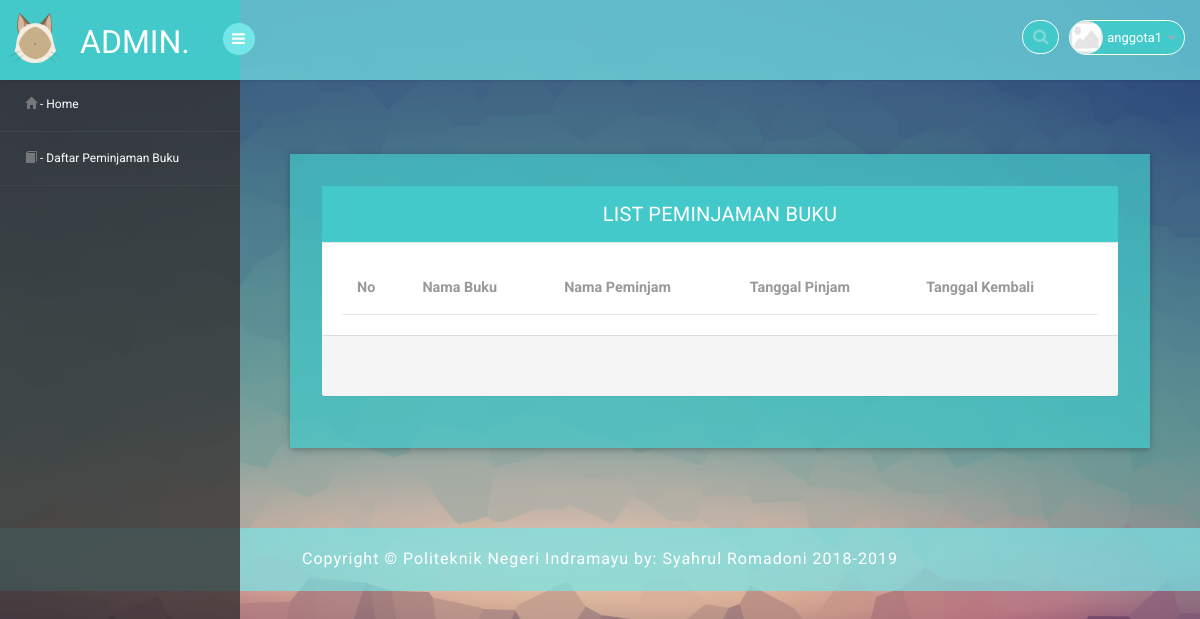
/2/media.php?page=daftar_peminjaman_buku (signed in), run on an earlier commit of the app's database.
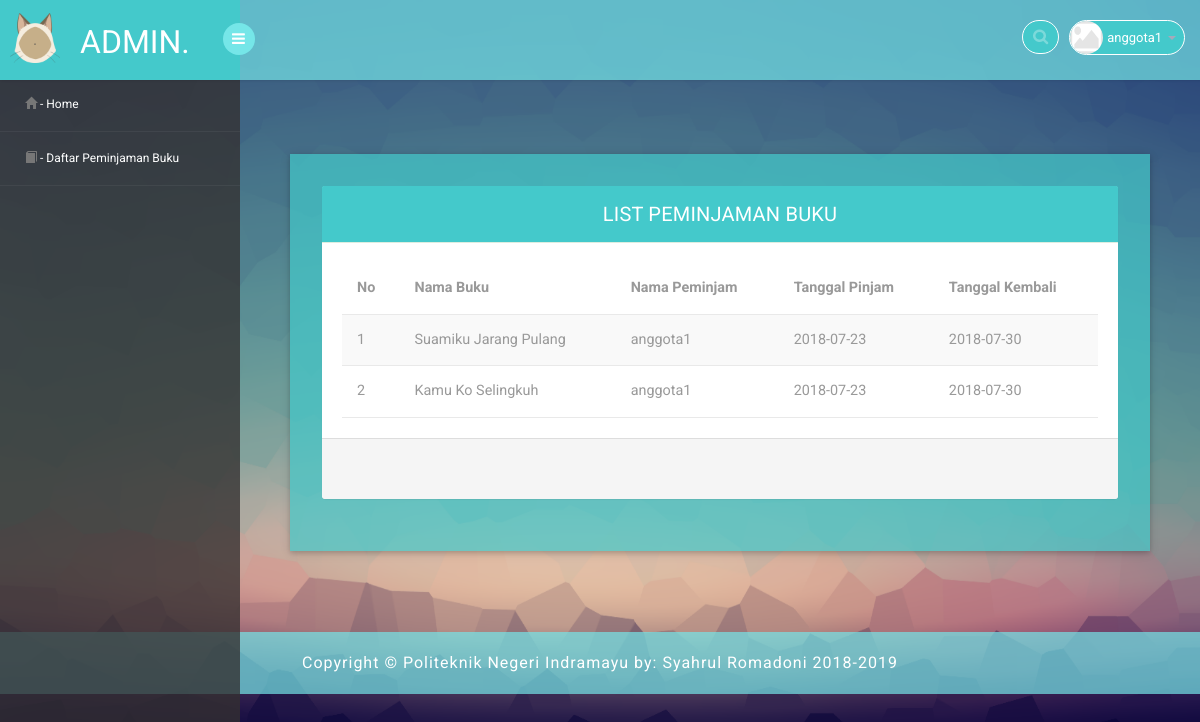
And on a later commit of the database.
### tables this page shows
CREATE TABLE `peminjaman` (
  `id` int(11) NOT NULL,
  `id_buku` int(11) NOT NULL,
  `id_anggota` int(11) NOT NULL,
  `tanggal_pinjam` date NOT NULL,
  `tanggal_kembali` date NOT NULL
);

CREATE TABLE `buku` (
  `id` int(11) NOT NULL,
  `nama` varchar(255) NOT NULL,
  `tahun_terbit` year(4) DEFAULT NULL,
  `id_penulis` int(11) DEFAULT NULL,
  `id_penerbit` int(11) DEFAULT NULL,
  `id_kategori` int(11) DEFAULT NULL,
  `sinopsis` text,
  `sampul` varchar(255) DEFAULT NULL,
  `berkas` varchar(255) DEFAULT NULL
);

CREATE TABLE `anggota` (
  `id` int(11) NOT NULL,
  `nama` varchar(255) NOT NULL,
  `alamat` varchar(255) DEFAULT NULL,
  `telepon` varchar(50) DEFAULT NULL,
  `email` varchar(50) DEFAULT NULL,
  `status_aktif` int(11) DEFAULT '0'
);

### 2/halaman/mod_peminjaman_buku/daftar_peminjaman_buku.php (the view, shortened to what this page needs)
<head>
</head>
<?php
    include "../config/koneksi.php";
    $ida = $_SESSION['iduser'];
?>
<div class="row">
	<div class="panel-body">
		<div class="col-md-12 w3ls-graph">
			<div class="agileinfo-grap">
				<div class="panel panel-default">
					<div class="panel-heading">List Peminjaman Buku</div>
					    <div class="table-responsive sr">
					      <table id="anggota" class="table table-striped b-t b-light">
					        <thead>
					          <tr>
					          	<th>No</th>
								<th>Nama Buku</th>
								<th>Nama Peminjam</th>
								<th>Tanggal Pinjam</th>
								<th>Tanggal Kembali</th>
					          </tr>
					        </thead>
					        <tbody>
					        	<?php
									$query  = "SELECT * FROM peminjaman WHERE id_anggota='$ida'";
									$hasil  = mysqli_query($conn, $query);
									$tampil = mysqli_num_rows($hasil);
									$i = 1;
									if ( $tampil> 0) {
									    while ( $data = mysqli_fetch_assoc($hasil)) {
								?>
								<tr>
									<td><?php echo $i++ ?></td>
									<?php
										$data1 = mysqli_query($conn, "SELECT * FROM buku WHERE id='$data[id_buku]'");
										$id    = mysqli_fetch_array($data1);
										$mp1   = $id['nama'];
									?>
									<td><?php echo $mp1; ?></td>
									<?php
										$data1 = mysqli_query($conn, "SELECT * FROM anggota WHERE id='$data[id_anggota]'");
										$id    = mysqli_fetch_array($data1);
										$mp2   = $id['nama'];
									?>
									<td><?php echo $mp2; ?></td>
									<td><?php echo $data['tanggal_pinjam']; ?></td>
									<td><?php echo $data['tanggal_kembali']; ?></td>
					        	</tr>
					           	<?php
                                    }
                                }
                                ?>
					        </tbody>
					      </table>
					    </div>
					<footer class="panel-footer">
					  	<div class="row">
					  	</div>
					</footer>
				</div>
			</div>
		</div>
	</div>
</div>

### 2/media.php (shortened to what this page needs)
<?php
if($_SESSION['login']==0){
  header('location:../logout.php');
}
else{
if (empty($_SESSION['email']) AND empty($_SESSION['password']) AND $_SESSION['login']==0){
	include "../404.php";
}
else{
?>
<!DOCTYPE html>
<head>
<link rel="stylesheet" href="../assets/css/bootstrap.min.css" >
<link href="../assets/css/style.css" rel='stylesheet' type='text/css' />
<link href="../assets/css/style-responsive.css" rel="stylesheet"/>
<link rel="stylesheet" href="../assets/css/font.css" type="text/css"/>
<link href="../assets/css/font-awesome.css" rel="stylesheet">
<link rel="stylesheet" href="../assets/css/morris.css" type="text/css"/>
<link rel="stylesheet" href="../assets/css/monthly.css">
<link rel="stylesheet" type="text/css" href="../assets/datatables/datatables.min.css">
<link rel="stylesheet" type="text/css" href="../assets/datatables_sr/jquery.dataTables.min.css">
<link rel="stylesheet" type="text/css" href="../assets/datatables_sr/buttons.dataTables.min.css">
</head>
<body>
<section id="container">
<header class="header fixed-top clearfix">
<div class="brand">
	<a href="index.php"><img class="img01" src="../assets/images/iconlogo.png"></a>
    <a href="index.php" class="logo">ADMIN.</a>
    <div class="sidebar-toggle-box">
        <div class="fa fa-bars"></div>
    </div>
</div>
<div class="top-nav clearfix">
    <ul class="nav pull-right top-menu">
        <li>
            <form method="GET">
            	<input type="text" class="form-control search" placeholder="Search" name="cari">
            </form>
        </li>
        <li class="dropdown">
            <a data-toggle="dropdown" class="dropdown-toggle" href="#">
                <img class="img02" alt="" src="../foto/<?php echo $_SESSION['image']; ?>">
                <span class="username"><?php echo $_SESSION['username']; ?></span>
                <b class="caret"></b>
            </a>
        </li>
    </ul>
</div>
</header>
<aside>
    <div id="sidebar" class="nav-collapse">
        <div class="leftside-navigation">
            <?php include "navigasi.php"; ?>
        </div>
    </div>
</aside>
<section id="main-content">
	<section class="wrapper">
		<div class="market-updates">
            <?php include "konten.php"; ?>
		</div>
    </section>
</section>
</section>
<div class="footer">
    <div class="wthree-copyright">
        <p align="center">Copyright &copy; <a href="http://polindra.ac.id">Politeknik Negeri Indramayu</a> by: Syahrul Romadoni 2018-2019</p>
    </div>
</div>
</body>
</html>
<?php
	}
}
?>

### 2/navigasi.php (shortened to what this page needs)
<ul class="sidebar-menu" id="nav-accordion">
    <li>
        <a href="media.php?page=home"><span class="glyphicon glyphicon-home" aria-hidden="true"></span> - Home</a>
    </li>
    <li>
        <a href="media.php?page=daftar_peminjaman_buku"><span class="glyphicon glyphicon-book" aria-hidden="true"></span> - Daftar Peminjaman Buku</a>
    </li>
</ul>

### 2/konten.php (shortened to what this page needs)
<?php
	if(isset($_GET['page'])){
		$page = $_GET['page'];
		switch ($page) {
			case 'daftar_peminjaman_buku':
				include "halaman/mod_peminjaman_buku/daftar_peminjaman_buku.php";
				break;
		}
	}else{
		include "home.php";
	}
?>

What changed in the data, as far as the page shows it:
added peminjaman: id_buku.nama "Suamiku Jarang Pulang", id_anggota.nama "anggota1", tanggal_pinjam "2018-07-23", tanggal_kembali "2018-07-30"
added peminjaman: id_buku.nama "Kamu Ko Selingkuh", id_anggota.nama "anggota1", tanggal_pinjam "2018-07-23", tanggal_kembali "2018-07-30"
